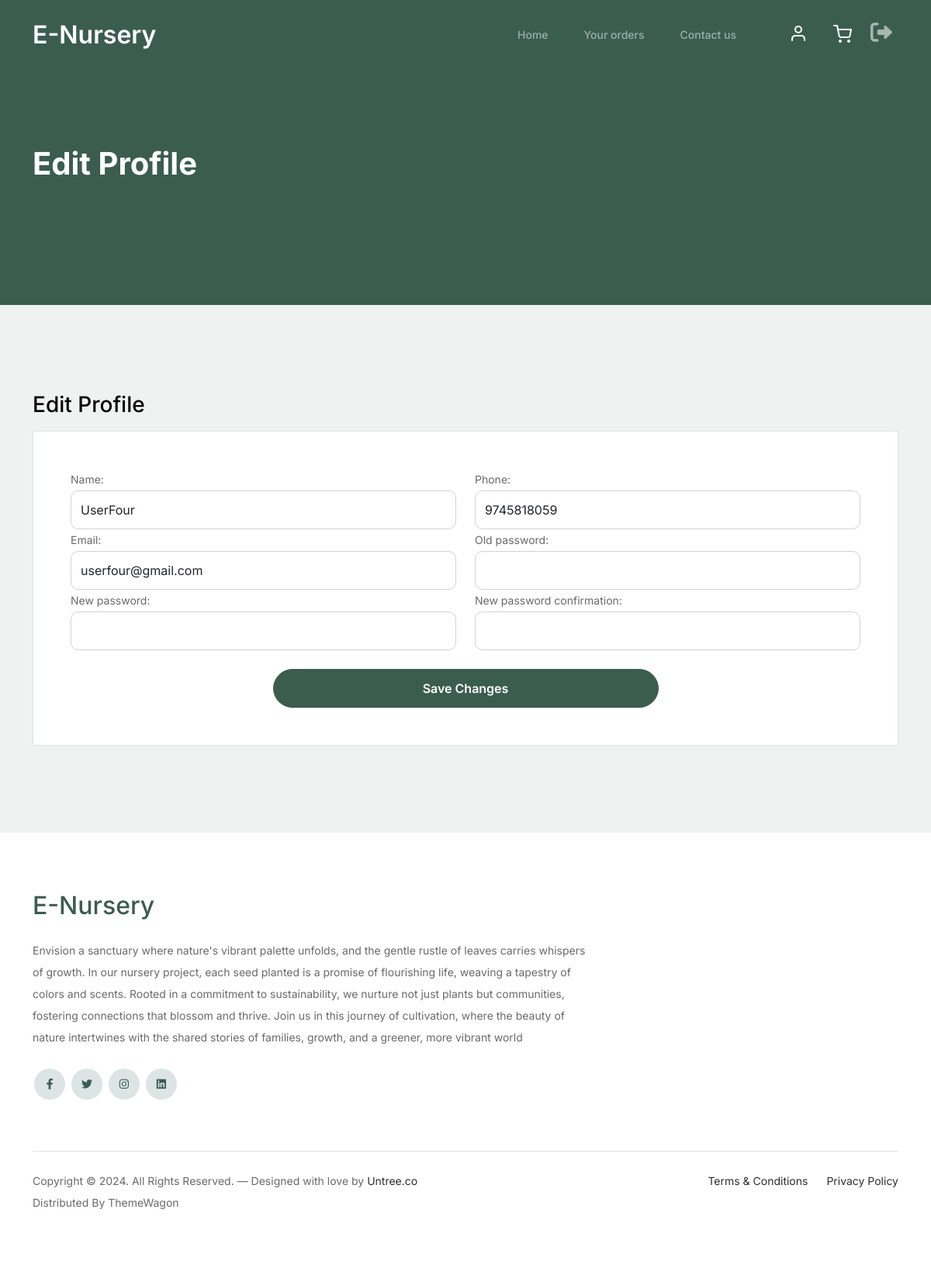
/editprofile (signed in), run on the app's committed database.
### accounts/models.py (models this page shows, shortened)
class Customers(AbstractUser):
    username = None
    last_name = None
    first_name = None
    email = models.EmailField(max_length=254, unique=True)
    name = models.CharField(max_length=50, null=True)
    phone = models.CharField(max_length=10)
    objects = CustomerManager()
    USERNAME_FIELD = 'email'
    REQUIRED_FIELDS = ['phone', 'name']

### accounts/views.py (the view)
# urls.py: path('editprofile', views.edit_profile_view, name='editprofile'),
def edit_profile_view(request):
    user = request.user
    if request.method == 'POST':
        user_form = ChangeProfileForm(request.POST, instance=user)
        password_form = StyledPasswordForm(user, request.POST)
        print(user_form.is_valid(), "user form valid")
        print(password_form.is_valid(), "password form valid")
        if user_form.is_valid() and password_form.is_valid():
            user_form.save()
            password_form.save()
            messages.success(request, 'Profile updated successfully.')
            return render(request, 'registration/change_user_details.html')
    else:
        user_form = ChangeProfileForm(instance=user)
        password_form = StyledPasswordForm(user)
    return render(request, 'registration/change_user_details.html', {'user_form': user_form, 'password_form': password_form})

### accounts/forms.py
class ChangeProfileForm(forms.ModelForm):
    class Meta:
        model = get_user_model()
        fields = ['name', 'email', 'phone']
    def __init__(self, *args, **kwargs):
        super(ChangeProfileForm, self).__init__(*args, **kwargs)
        self.fields['name'].widget.attrs['class'] = 'form-control'
        self.fields['email'].widget.attrs['class'] = 'form-control'
        self.fields['phone'].widget.attrs['class'] = 'form-control'

class StyledPasswordForm(PasswordChangeForm):
    def __init__(self,  *args, **kwargs):
        super(StyledPasswordForm, self).__init__(*args, **kwargs)
        self.fields['old_password'].widget.attrs['class'] = 'form-control'
        self.fields['new_password1'].widget.attrs['class'] = 'form-control'
        self.fields['new_password2'].widget.attrs['class'] = 'form-control'

### templates/registration/change_user_details.html (shortened to what this page needs)
{% extends "base.html" %} {% block content %}
<div class="hero">
  <div class="container">
    <div class="row justify-content-between">
      <div class="col-lg-5">
        <div class="intro-excerpt">
          <h1>Edit Profile</h1>
        </div>
      </div>
    </div>
  </div>
</div>
<div class="untree_co-section">
  <div class="container">
    <div class="row">
      <div class="col-md-12 mb-5 mb-md-0">
        <h2 class="h3 mb-3 text-black">Edit Profile</h2>
        <div class="p-3 p-lg-5 border bg-white">
          <form action="{% url 'editprofile' %}" method="post">
            <div class="form-group row">
              <div class="col-6">
                {{ user_form.name.label_tag }} {{ user_form.name }} {{user_form.name.errors }}
              </div>
              <div class="col-6">
                {{ user_form.phone.label_tag }} {{ user_form.phone }} {{ user_form.phone.errors }}
              </div>
            </div>
            <div class="form-group row">
              <div class="col-6">
                {{ user_form.email.label_tag }} {{ user_form.email }} {{ user_form.email.errors }}
              </div>
              <div class="col-6">
                {{ password_form.old_password.label_tag }} {{ password_form.old_password }} {{ password_form.old_password.errors }}
              </div>
            </div>
            <div class="form-group row">
              <div class="col-6">
                {{ password_form.new_password1.label_tag }} {{ password_form.new_password1 }} {{ password_form.new_password1.errors }}
              </div>
              <div class="col-6">
                {{ password_form.new_password2.label_tag }} {{ password_form.new_password2 }} {{ password_form.new_password2.errors }}
              </div>
            </div>
            {% if not messages %}
            <div class="row">
              <div class="d-grid gap-2 col-6 mx-auto mt-4">
                <input
                  type="submit"
                  value="Save Changes"
                  class="btn btn-primary" />
              </div>
            </div>
            {% endif %}
          </form>
        </div>
      </div>
    </div>
  </div>
</div>
{% endblock %}

### static/css/style.css (style rules this page uses)
body { overflow-x: hidden; position: relative; }
body { font-family: "Inter", sans-serif; font-weight: 400; line-height: 28px; color: #6a6a6a; font-size: 14px; background-color: #eff2f1; }
.hero { background: #3b5d50; padding: calc(4rem - 30px) 0 0rem 0; }
@media (min-width: 768px) { .hero { padding: calc(4rem - 30px) 0 4rem 0; } }
@media (min-width: 992px) { .hero { padding: calc(8rem - 30px) 0 8rem 0; } }
.hero .intro-excerpt { position: relative; z-index: 4; }
@media (min-width: 992px) { .hero .intro-excerpt { max-width: 450px; } }
.hero h1 { font-weight: 700; color: #ffffff; margin-bottom: 30px; }
.btn { font-weight: 600; padding: 12px 30px; border-radius: 30px; color: #ffffff; background: #2f2f2f; border-color: #2f2f2f; }
.btn.btn-primary { background: #3b5d50; border-color: #3b5d50; }
.untree_co-section { padding: 7rem 0; }
.form-control { height: 50px; border-radius: 10px; font-family: "Inter", sans-serif; }

### data on the page
Customers: name "UserFour", phone "9745818059", email "userfour@gmail.com"

### other printed values
{{ user_form.name.label_tag }} "Name:"
{{ user_form.phone.label_tag }} "Phone:"
{{ user_form.email.label_tag }} "Email:"
{{ password_form.old_password.label_tag }} "Old password:"
{{ password_form.new_password1.label_tag }} "New password:"
{{ password_form.new_password2.label_tag }} "New password confirmation:"
